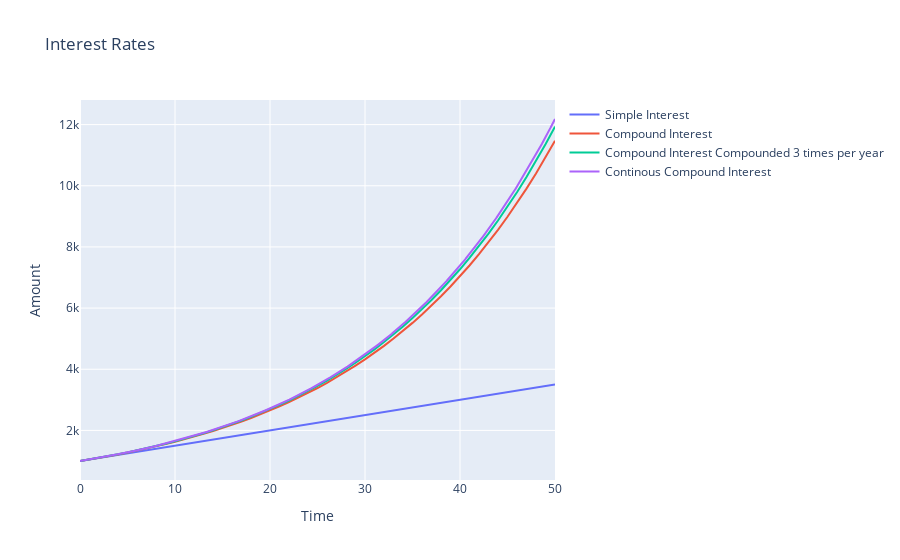

Notebook code cell kept with this figure:
### Code cell
p = 1000
r = 0.05

t = np.arange(0, 51, 1)

t_cont = np.arange(0, 50.01, 0.01)
n = 3
fig = make_subplots(rows=1, cols=1)

fig.add_trace(go.Scatter(x=t, y=simple_interest(p, r, t), name='Simple Interest'), row=1, col=1)
fig.add_trace(go.Scatter(x=t, y=compound_interest(p, r, t), name='Compound Interest'), row=1, col=1)
fig.add_trace(go.Scatter(x=t, y=compound_interest_n(p, r, t, n), name=f'Compound Interest Compounded {n} times per year'), row=1, col=1)
fig.add_trace(go.Scatter(x=t_cont, y=continous_compound_interest(p, r, t_cont), name='Continous Compound Interest'), row=1, col=1)

fig.update_layout(title='Interest Rates', xaxis_title='Time', yaxis_title='Amount')

fig.show()

### Figure 1 — Plotly figure (JSON) as saved in the notebook; plotly's stock layout.template omitted (floating-point values rounded to 4 significant figures; data arrays with more than 128 entries replaced by an {"elided": "..."} marker saying what was removed)
{"data": [{"name": "Simple Interest", "type": "scatter", "x": [0, 1, 2, 3, 4, 5, 6, 7, 8, 9, 10, 11, 12, 13, 14, 15, 16, 17, 18, 19, 20, 21, 22, 23, 24, 25, 26, 27, 28, 29, 30, 31, 32, 33, 34, 35, 36, 37, 38, 39, 40, 41, 42, 43, 44, 45, 46, 47, 48, 49, 50], "xaxis": "x", "y": [1000, 1050, 1100, 1150, 1200, 1250, 1300, 1350, 1400, 1450, 1500, 1550, 1600, 1650, 1700.0, 1750, 1800, 1850, 1900, 1950.0, 2000, 2050, 2100, 2150.0, 2200, 2250, 2300, 2350, 2400.0, 2450, 2500, 2550, 2600, 2650.0, 2700, 2750, 2800, 2850, 2900.0, 2950, 3000, 3050.0, 3100, 3150, 3200, 3250, 3300.0, 3350, 3400.0, 3450, 3500], "yaxis": "y"}, {"name": "Compound Interest", "type": "scatter", "x": [0, 1, 2, 3, 4, 5, 6, 7, 8, 9, 10, 11, 12, 13, 14, 15, 16, 17, 18, 19, 20, 21, 22, 23, 24, 25, 26, 27, 28, 29, 30, 31, 32, 33, 34, 35, 36, 37, 38, 39, 40, 41, 42, 43, 44, 45, 46, 47, 48, 49, 50], "xaxis": "x", "y": [1000, 1050, 1102.0, 1158.0, 1216.0, 1276.0, 1340.0, 1407.0, 1477.0, 1551.0, 1629.0, 1710.0, 1796.0, 1886.0, 1980.0, 2079.0, 2183.0, 2292.0, 2407.0, 2527.0, 2653.0, 2786.0, 2925.0, 3072.0, 3225.0, 3386.0, 3556.0, 3733.0, 3920.0, 4116.0, 4322.0, 4538.0, 4765.0, 5003.0, 5253.0, 5516.0, 5792.0, 6081.0, 6385.0, 6705.0, 7040.0, 7392.0, 7762.0, 8150.0, 8557.0, 8985.0, 9434.0, 9906.0, 10400.0, 10920.0, 11470.0], "yaxis": "y"}, {"name": "Compound Interest Compounded 3 times per year", "type": "scatter", "x": [0, 1, 2, 3, 4, 5, 6, 7, 8, 9, 10, 11, 12, 13, 14, 15, 16, 17, 18, 19, 20, 21, 22, 23, 24, 25, 26, 27, 28, 29, 30, 31, 32, 33, 34, 35, 36, 37, 38, 39, 40, 41, 42, 43, 44, 45, 46, 47, 48, 49, 50], "xaxis": "x", "y": [1000, 1051.0, 1104.0, 1160.0, 1219.0, 1281.0, 1347.0, 1415.0, 1487.0, 1563.0, 1642.0, 1725.0, 1813.0, 1905.0, 2002.0, 2104.0, 2211.0, 2323.0, 2441.0, 2566.0, 2696.0, 2833.0, 2977.0, 3128.0, 3287.0, 3455.0, 3630.0, 3815.0, 4009.0, 4212.0, 4427.0, 4652.0, 4888.0, 5137.0, 5398.0, 5672.0, 5961.0, 6264.0, 6582.0, 6917.0, 7268.0, 7638.0, 8026.0, 8434.0, 8863.0, 9313.0, 9787.0, 10280.0, 10810.0, 11360.0, 11930.0], "yaxis": "y"}, {"name": "Continous Compound Interest", "type": "scatter", "x": {"elided": "5001 float values"}, "xaxis": "x", "y": {"elided": "5001 float values"}, "yaxis": "y"}], "layout": {"title": {"text": "Interest Rates"}, "xaxis": {"anchor": "y", "domain": [0, 1], "title": {"text": "Time"}}, "yaxis": {"anchor": "x", "domain": [0, 1], "title": {"text": "Amount"}}}}
